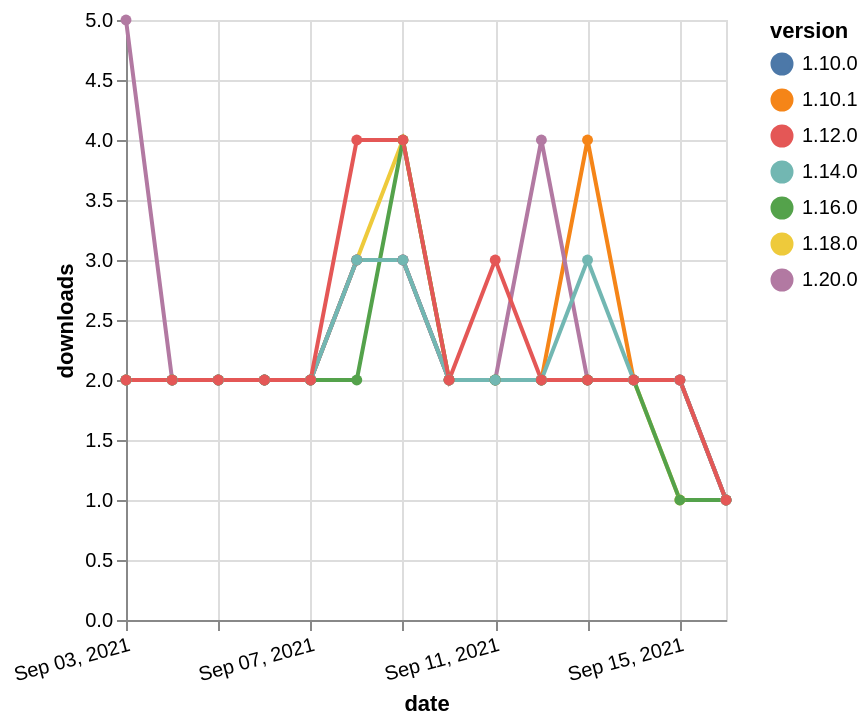

The Vega-Lite source for this figure:
### Vega-Lite specification from a JSON file in a GitHub repository (floating-point values rounded to 4 significant figures)
{"$schema": "https://vega.github.io/schema/vega-lite/v5.json", "description": "A simple bar chart with embedded data.", "data": {"values": [{"date": "2021-09-03", "total": 1977, "delta": 2, "version": "1.10.1"}, {"date": "2021-09-04", "total": 1979, "delta": 2, "version": "1.10.1"}, {"date": "2021-09-05", "total": 1981, "delta": 2, "version": "1.10.1"}, {"date": "2021-09-06", "total": 1983, "delta": 2, "version": "1.10.1"}, {"date": "2021-09-07", "total": 1985, "delta": 2, "version": "1.10.1"}, {"date": "2021-09-08", "total": 1988, "delta": 3, "version": "1.10.1"}, {"date": "2021-09-09", "total": 1991, "delta": 3, "version": "1.10.1"}, {"date": "2021-09-10", "total": 1993, "delta": 2, "version": "1.10.1"}, {"date": "2021-09-11", "total": 1995, "delta": 2, "version": "1.10.1"}, {"date": "2021-09-12", "total": 1997, "delta": 2, "version": "1.10.1"}, {"date": "2021-09-13", "total": 2001, "delta": 4, "version": "1.10.1"}, {"date": "2021-09-14", "total": 2003, "delta": 2, "version": "1.10.1"}, {"date": "2021-09-15", "total": 2005, "delta": 2, "version": "1.10.1"}, {"date": "2021-09-16", "total": 2006, "delta": 1, "version": "1.10.1"}, {"date": "2021-09-03", "total": 704, "delta": 2, "version": "1.18.0"}, {"date": "2021-09-04", "total": 706, "delta": 2, "version": "1.18.0"}, {"date": "2021-09-05", "total": 708, "delta": 2, "version": "1.18.0"}, {"date": "2021-09-06", "total": 710, "delta": 2, "version": "1.18.0"}, {"date": "2021-09-07", "total": 712, "delta": 2, "version": "1.18.0"}, {"date": "2021-09-08", "total": 715, "delta": 3, "version": "1.18.0"}, {"date": "2021-09-09", "total": 719, "delta": 4, "version": "1.18.0"}, {"date": "2021-09-10", "total": 721, "delta": 2, "version": "1.18.0"}, {"date": "2021-09-11", "total": 723, "delta": 2, "version": "1.18.0"}, {"date": "2021-09-12", "total": 725, "delta": 2, "version": "1.18.0"}, {"date": "2021-09-13", "total": 727, "delta": 2, "version": "1.18.0"}, {"date": "2021-09-14", "total": 729, "delta": 2, "version": "1.18.0"}, {"date": "2021-09-15", "total": 730, "delta": 1, "version": "1.18.0"}, {"date": "2021-09-16", "total": 731, "delta": 1, "version": "1.18.0"}, {"date": "2021-09-03", "total": 2058, "delta": 2, "version": "1.10.0"}, {"date": "2021-09-04", "total": 2060, "delta": 2, "version": "1.10.0"}, {"date": "2021-09-05", "total": 2062, "delta": 2, "version": "1.10.0"}, {"date": "2021-09-06", "total": 2064, "delta": 2, "version": "1.10.0"}, {"date": "2021-09-07", "total": 2066, "delta": 2, "version": "1.10.0"}, {"date": "2021-09-08", "total": 2069, "delta": 3, "version": "1.10.0"}, {"date": "2021-09-09", "total": 2072, "delta": 3, "version": "1.10.0"}, {"date": "2021-09-10", "total": 2074, "delta": 2, "version": "1.10.0"}, {"date": "2021-09-11", "total": 2076, "delta": 2, "version": "1.10.0"}, {"date": "2021-09-12", "total": 2078, "delta": 2, "version": "1.10.0"}, {"date": "2021-09-13", "total": 2080, "delta": 2, "version": "1.10.0"}, {"date": "2021-09-14", "total": 2082, "delta": 2, "version": "1.10.0"}, {"date": "2021-09-15", "total": 2084, "delta": 2, "version": "1.10.0"}, {"date": "2021-09-16", "total": 2085, "delta": 1, "version": "1.10.0"}, {"date": "2021-09-03", "total": 230, "delta": 5, "version": "1.20.0"}, {"date": "2021-09-04", "total": 232, "delta": 2, "version": "1.20.0"}, {"date": "2021-09-05", "total": 234, "delta": 2, "version": "1.20.0"}, {"date": "2021-09-06", "total": 236, "delta": 2, "version": "1.20.0"}, {"date": "2021-09-07", "total": 238, "delta": 2, "version": "1.20.0"}, {"date": "2021-09-08", "total": 241, "delta": 3, "version": "1.20.0"}, {"date": "2021-09-09", "total": 244, "delta": 3, "version": "1.20.0"}, {"date": "2021-09-10", "total": 246, "delta": 2, "version": "1.20.0"}, {"date": "2021-09-11", "total": 248, "delta": 2, "version": "1.20.0"}, {"date": "2021-09-12", "total": 252, "delta": 4, "version": "1.20.0"}, {"date": "2021-09-13", "total": 254, "delta": 2, "version": "1.20.0"}, {"date": "2021-09-14", "total": 256, "delta": 2, "version": "1.20.0"}, {"date": "2021-09-15", "total": 258, "delta": 2, "version": "1.20.0"}, {"date": "2021-09-16", "total": 259, "delta": 1, "version": "1.20.0"}, {"date": "2021-09-03", "total": 998, "delta": 2, "version": "1.16.0"}, {"date": "2021-09-04", "total": 1000, "delta": 2, "version": "1.16.0"}, {"date": "2021-09-05", "total": 1002, "delta": 2, "version": "1.16.0"}, {"date": "2021-09-06", "total": 1004, "delta": 2, "version": "1.16.0"}, {"date": "2021-09-07", "total": 1006, "delta": 2, "version": "1.16.0"}, {"date": "2021-09-08", "total": 1008, "delta": 2, "version": "1.16.0"}, {"date": "2021-09-09", "total": 1012, "delta": 4, "version": "1.16.0"}, {"date": "2021-09-10", "total": 1014, "delta": 2, "version": "1.16.0"}, {"date": "2021-09-11", "total": 1016, "delta": 2, "version": "1.16.0"}, {"date": "2021-09-12", "total": 1018, "delta": 2, "version": "1.16.0"}, {"date": "2021-09-13", "total": 1020, "delta": 2, "version": "1.16.0"}, {"date": "2021-09-14", "total": 1022, "delta": 2, "version": "1.16.0"}, {"date": "2021-09-15", "total": 1023, "delta": 1, "version": "1.16.0"}, {"date": "2021-09-16", "total": 1024, "delta": 1, "version": "1.16.0"}, {"date": "2021-09-03", "total": 1480, "delta": 2, "version": "1.14.0"}, {"date": "2021-09-04", "total": 1482, "delta": 2, "version": "1.14.0"}, {"date": "2021-09-05", "total": 1484, "delta": 2, "version": "1.14.0"}, {"date": "2021-09-06", "total": 1486, "delta": 2, "version": "1.14.0"}, {"date": "2021-09-07", "total": 1488, "delta": 2, "version": "1.14.0"}, {"date": "2021-09-08", "total": 1491, "delta": 3, "version": "1.14.0"}, {"date": "2021-09-09", "total": 1494, "delta": 3, "version": "1.14.0"}, {"date": "2021-09-10", "total": 1496, "delta": 2, "version": "1.14.0"}, {"date": "2021-09-11", "total": 1498, "delta": 2, "version": "1.14.0"}, {"date": "2021-09-12", "total": 1500, "delta": 2, "version": "1.14.0"}, {"date": "2021-09-13", "total": 1503, "delta": 3, "version": "1.14.0"}, {"date": "2021-09-14", "total": 1505, "delta": 2, "version": "1.14.0"}, {"date": "2021-09-15", "total": 1507, "delta": 2, "version": "1.14.0"}, {"date": "2021-09-16", "total": 1508, "delta": 1, "version": "1.14.0"}, {"date": "2021-09-03", "total": 2010, "delta": 2, "version": "1.12.0"}, {"date": "2021-09-04", "total": 2012, "delta": 2, "version": "1.12.0"}, {"date": "2021-09-05", "total": 2014, "delta": 2, "version": "1.12.0"}, {"date": "2021-09-06", "total": 2016, "delta": 2, "version": "1.12.0"}, {"date": "2021-09-07", "total": 2018, "delta": 2, "version": "1.12.0"}, {"date": "2021-09-08", "total": 2022, "delta": 4, "version": "1.12.0"}, {"date": "2021-09-09", "total": 2026, "delta": 4, "version": "1.12.0"}, {"date": "2021-09-10", "total": 2028, "delta": 2, "version": "1.12.0"}, {"date": "2021-09-11", "total": 2031, "delta": 3, "version": "1.12.0"}, {"date": "2021-09-12", "total": 2033, "delta": 2, "version": "1.12.0"}, {"date": "2021-09-13", "total": 2035, "delta": 2, "version": "1.12.0"}, {"date": "2021-09-14", "total": 2037, "delta": 2, "version": "1.12.0"}, {"date": "2021-09-15", "total": 2039, "delta": 2, "version": "1.12.0"}, {"date": "2021-09-16", "total": 2040, "delta": 1, "version": "1.12.0"}]}, "width": "container", "mark": {"type": "line", "point": {"filled": true}}, "encoding": {"x": {"field": "date", "type": "temporal", "timeUnit": "yearmonthdate", "title": "date", "axis": {"labelAngle": -15}}, "y": {"field": "delta", "type": "quantitative", "title": "downloads"}, "color": {"field": "version", "type": "nominal"}, "tooltip": {"field": "delta"}}}
